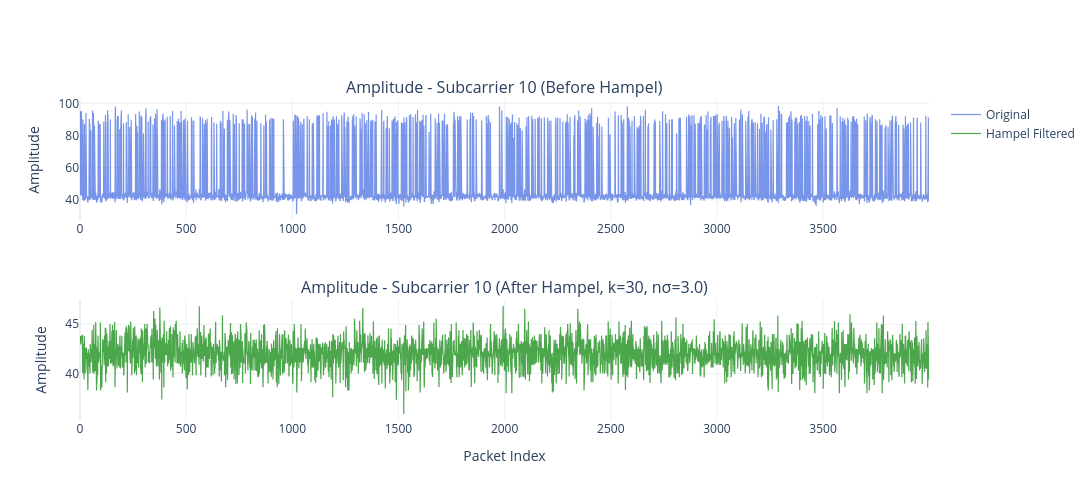

Write notebook code for a chart like this one.
### Code cell
import plotly.graph_objects as go
from plotly.subplots import make_subplots
import numpy as np

# Chỉ plot subcarrier 10
ts_df = ts_all[SUBCARRIER_INDEX]
packet_idx = np.arange(len(ts_df))

# Lấy ra index của outlier
amp_outlier_idx = np.where(ts_df['amp_hampel_outliers'])[0]
phs_outlier_idx = np.where(ts_df['phase_hampel_outliers'])[0]

fig = make_subplots(rows=2, cols=1,
                    subplot_titles=[
                        f"Amplitude - Subcarrier {SUBCARRIER_INDEX} (Before Hampel)",
                        f"Amplitude - Subcarrier {SUBCARRIER_INDEX} (After Hampel, k={K_WINDOW}, nσ={N_SIGMA})"
                    ])

# Plot 1: Amplitude - Trước Hampel
fig.add_trace(go.Scatter(x=packet_idx, y=ts_df['amp'], mode='lines',
                          line=dict(color='royalblue', width=1.2),
                          opacity=0.7, name="Original"),
              row=1, col=1)

# Plot 2: Amplitude - Sau Hampel
fig.add_trace(go.Scatter(x=packet_idx, y=ts_df['amp_hampel'], mode='lines',
                          line=dict(color='green', width=1.2),
                          opacity=0.7, name="Hampel Filtered"),
              row=2, col=1)

fig.update_yaxes(title_text="Amplitude", row=1, col=1)
fig.update_yaxes(title_text="Amplitude", row=2, col=1)
fig.update_xaxes(title_text="Packet Index", row=2, col=1)
fig.update_layout(height=500, width=1200, showlegend=True,
                  template='plotly_white')
fig.show()

### Figure 1 — Plotly figure (JSON) as saved in the notebook; plotly's stock layout.template omitted (floating-point values rounded to 4 significant figures; data arrays with more than 128 entries replaced by an {"elided": "..."} marker saying what was removed)
{"data": [{"line": {"color": "royalblue", "width": 1.2}, "mode": "lines", "name": "Original", "opacity": 0.7, "type": "scatter", "x": {"elided": "4000 int values"}, "xaxis": "x", "y": {"elided": "4000 float values"}, "yaxis": "y"}, {"line": {"color": "green", "width": 1.2}, "mode": "lines", "name": "Hampel Filtered", "opacity": 0.7, "type": "scatter", "x": {"elided": "4000 int values"}, "xaxis": "x2", "y": {"elided": "4000 float values"}, "yaxis": "y2"}], "layout": {"annotations": [{"font": {"size": 16}, "showarrow": false, "text": "Amplitude - Subcarrier 10 (Before Hampel)", "x": 0.5, "xanchor": "center", "xref": "paper", "y": 1, "yanchor": "bottom", "yref": "paper"}, {"font": {"size": 16}, "showarrow": false, "text": "Amplitude - Subcarrier 10 (After Hampel, k=30, nσ=3.0)", "x": 0.5, "xanchor": "center", "xref": "paper", "y": 0.375, "yanchor": "bottom", "yref": "paper"}], "height": 500, "showlegend": true, "width": 1200, "xaxis": {"anchor": "y", "domain": [0, 1]}, "xaxis2": {"anchor": "y2", "domain": [0, 1], "title": {"text": "Packet Index"}}, "yaxis": {"anchor": "x", "domain": [0.625, 1], "title": {"text": "Amplitude"}}, "yaxis2": {"anchor": "x2", "domain": [0, 0.375], "title": {"text": "Amplitude"}}}}
